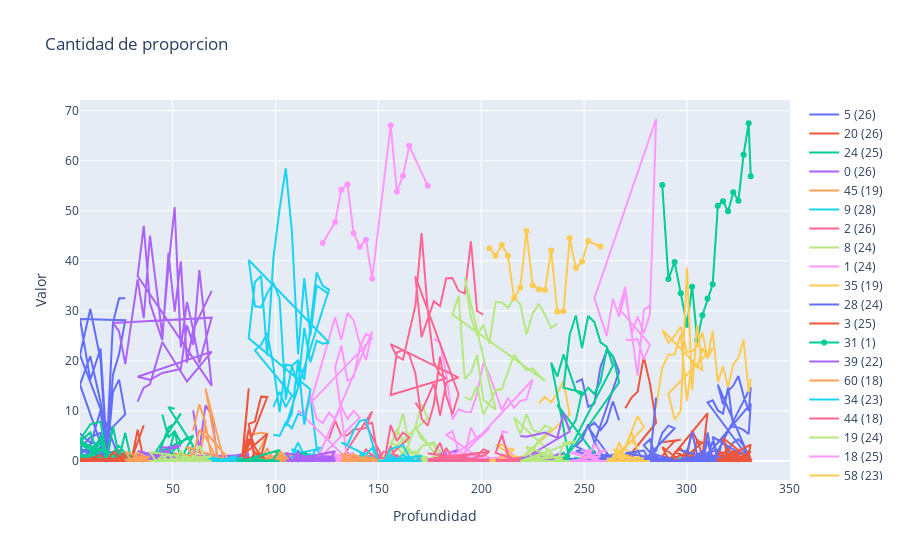

Notebook source saved alongside this figure:
### Code cell
fig = go.Figure()

for element in df_features_1_62["Cluster"].unique():
    nameCluster = str(element) + " (" +  str(len(df_features_1_62[df_features_1_62["Cluster"] == element]["Family"].unique())) + ")"
    fig.add_trace(go.Scatter(x=df_features_1_62[df_features_1_62["Cluster"] == element]["Profundidad"], y=df_features_1_62[df_features_1_62["Cluster"] == element]["Valor"], name=nameCluster))

fig.update_layout(title='Cantidad de proporcion',
                   xaxis_title='Profundidad',
                   yaxis_title='Valor')
fig.show()
